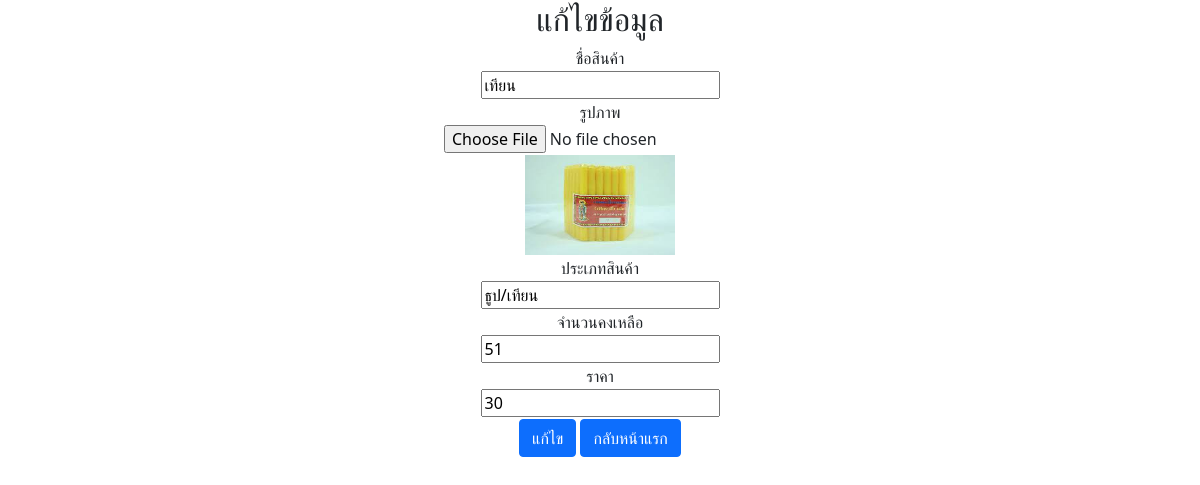
The page /update.php?id=65 on the database its author committed.
### tables this page shows
CREATE TABLE `product` (
  `productID` int(10) NOT NULL,
  `productname` varchar(255) NOT NULL,
  `pic` varchar(255) NOT NULL,
  `productcategory` varchar(255) NOT NULL,
  `remainunit` int(255) NOT NULL,
  `price` int(255) NOT NULL,
  `productdetail` text NOT NULL
);

### update.php (the view, shortened to what this page needs)
<link href="https://cdn.jsdelivr.net/npm/bootstrap@5.0.1/dist/css/bootstrap.min.css" rel="stylesheet">
<?php
require("connect.php");
$id=$_GET["id"];
$sql="SELECT * FROM product WHERE productID=$id";
$result = mysqli_query($conn,$sql);
$row=mysqli_fetch_assoc($result)
?>
<html>
<head>
</head>
<body>
<table align="center">
<form action="updatedata.php" method="POST"  enctype="multipart/form-data">
    <div>
        <h2 class="text-center">แก้ไขข้อมูล</h2>
        <tr><td align ="center"><label for="">ชื่อสินค้า</label></tr></td>
        <tr><td align ="center"><input type="text" name="productname" id=""  value="<?php echo $row["productname"];?>"></tr></td>
</div>
<tr><td align ="center"><label for="">รูปภาพ</label></tr></td>
<tr><td align ="center"><input type="file" name="pic" value="<?php echo $row["pic"]; ?>"  /><tr><td align ="center"><img src="uploads/<?php echo $row["pic"]; ?>" width="150px" height="100px"></tr></td></tr></td>
<div>
<tr><td align ="center"><label for="">ประเภทสินค้า</label></tr></td>
<tr><td align ="center"><input list="catageup" name="productcategory" id="" value="<?php echo $row["productcategory"];?>"></tr></td>
</div>
<div>
<tr><td align ="center"><label for="">จำนวนคงเหลือ</label></tr></td>
<tr><td align ="center"><input type="number" name="remainunit" id="" value="<?php echo $row["remainunit"];?>"></tr></td>
</div>
<div>
<tr><td align ="center"><label for="">ราคา</label></tr></td>
<tr><td align ="center"><input type="number" name="price" id="" value="<?php echo $row["price"];?>"></tr></td>
</div>
<tr><td align ="center"><input type="submit" class = "btn btn-primary" value="แก้ไข">
     <a href= "index.php" class="btn btn-primary">กลับหน้าแรก</a></tr></td>
</form>
</table>
<br>
</body>
</html>

### rows shown on the page
product: productname "เทียน", pic (picture), productcategory "ธูป/เทียน", remainunit "51", price "30"
